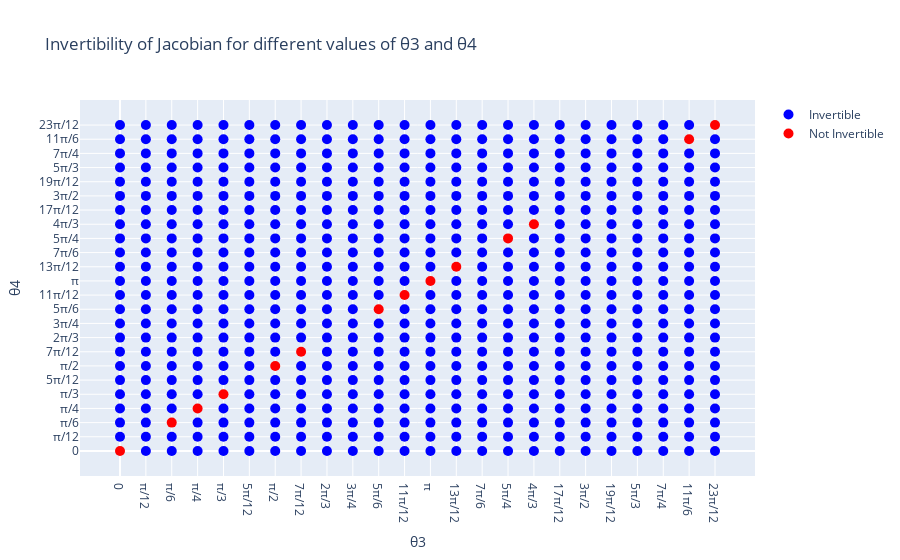

Notebook code for this chart:
### Code cell
import plotly.graph_objects as go
import numpy as np

# Assuming you have already computed the invertible_points and non_invertible_points

# Extracting x and y coordinates
x_invertible = [point[0] for point in invertible_points]
y_invertible = [point[1] for point in invertible_points]

x_non_invertible = [point[0] for point in non_invertible_points]
y_non_invertible = [point[1] for point in non_invertible_points]

# Create a scatter plot
fig = go.Figure()

# Add invertible points
fig.add_trace(go.Scatter(x=x_invertible, y=y_invertible, mode='markers', 
                         marker=dict(color='blue', size=10), name='Invertible'))

# Add non-invertible points
fig.add_trace(go.Scatter(x=x_non_invertible, y=y_non_invertible, mode='markers', 
                         marker=dict(color='red', size=10), name='Not Invertible'))

# Set plot title and axis labels
fig.update_layout(title='Invertibility of Jacobian for different values of θ3 and θ4',
                  xaxis_title='θ3', yaxis_title='θ4', 
                  xaxis=dict(tickvals=np.arange(0, 2*np.pi, np.pi/12), 
                             ticktext=['0', 'π/12', 'π/6', 'π/4', 'π/3', '5π/12', 'π/2', '7π/12', '2π/3', '3π/4', '5π/6', '11π/12', 'π', '13π/12', '7π/6', '5π/4', '4π/3', '17π/12', '3π/2', '19π/12', '5π/3', '7π/4', '11π/6', '23π/12', '2π']),
                  yaxis=dict(tickvals=np.arange(0, 2*np.pi, np.pi/12), 
                             ticktext=['0', 'π/12', 'π/6', 'π/4', 'π/3', '5π/12', 'π/2', '7π/12', '2π/3', '3π/4', '5π/6', '11π/12', 'π', '13π/12', '7π/6', '5π/4', '4π/3', '17π/12', '3π/2', '19π/12', '5π/3', '7π/4', '11π/6', '23π/12', '2π']),
                  showlegend=True)

# Display the plot
fig.show()

### Figure 1 — Plotly figure (JSON) as saved in the notebook; plotly's stock layout.template omitted (floating-point values rounded to 4 significant figures; data arrays with more than 128 entries replaced by an {"elided": "..."} marker saying what was removed)
{"data": [{"marker": {"color": "blue", "size": 10}, "mode": "markers", "name": "Invertible", "type": "scatter", "x": {"elided": "562 float values"}, "y": {"elided": "562 float values"}}, {"marker": {"color": "red", "size": 10}, "mode": "markers", "name": "Not Invertible", "type": "scatter", "x": [0, 0.5236, 0.7854, 1.047, 1.571, 1.833, 2.618, 2.88, 3.142, 3.403, 3.927, 4.189, 5.76, 6.021], "y": [0, 0.5236, 0.7854, 1.047, 1.571, 1.833, 2.618, 2.88, 3.142, 3.403, 3.927, 4.189, 5.76, 6.021]}], "layout": {"showlegend": true, "title": {"text": "Invertibility of Jacobian for different values of θ3 and θ4"}, "xaxis": {"ticktext": ["0", "π/12", "π/6", "π/4", "π/3", "5π/12", "π/2", "7π/12", "2π/3", "3π/4", "5π/6", "11π/12", "π", "13π/12", "7π/6", "5π/4", "4π/3", "17π/12", "3π/2", "19π/12", "5π/3", "7π/4", "11π/6", "23π/12", "2π"], "tickvals": [0, 0.2618, 0.5236, 0.7854, 1.047, 1.309, 1.571, 1.833, 2.094, 2.356, 2.618, 2.88, 3.142, 3.403, 3.665, 3.927, 4.189, 4.451, 4.712, 4.974, 5.236, 5.498, 5.76, 6.021], "title": {"text": "θ3"}}, "yaxis": {"ticktext": ["0", "π/12", "π/6", "π/4", "π/3", "5π/12", "π/2", "7π/12", "2π/3", "3π/4", "5π/6", "11π/12", "π", "13π/12", "7π/6", "5π/4", "4π/3", "17π/12", "3π/2", "19π/12", "5π/3", "7π/4", "11π/6", "23π/12", "2π"], "tickvals": [0, 0.2618, 0.5236, 0.7854, 1.047, 1.309, 1.571, 1.833, 2.094, 2.356, 2.618, 2.88, 3.142, 3.403, 3.665, 3.927, 4.189, 4.451, 4.712, 4.974, 5.236, 5.498, 5.76, 6.021], "title": {"text": "θ4"}}}}
